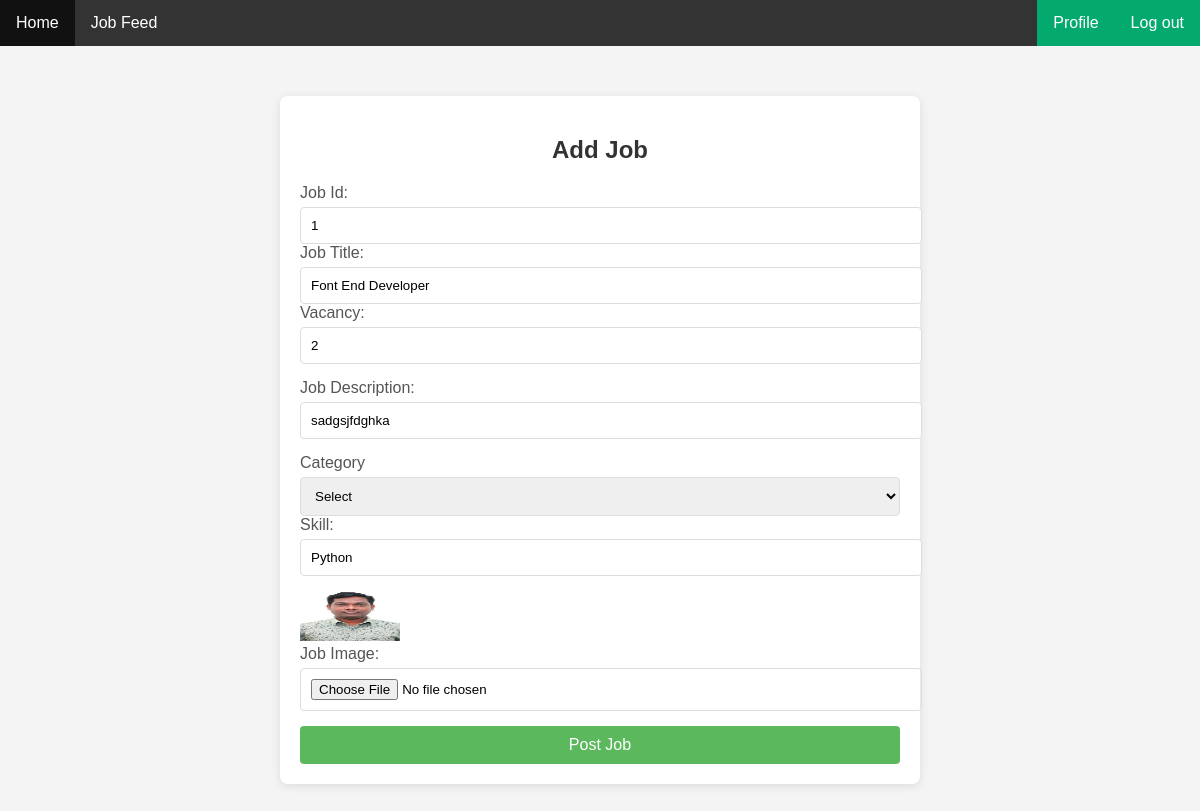
The page /editJob/1 on the database its author committed.
### myApp/models.py (models this page shows, shortened)
class JobModel(models.Model):
    JOB_TYPE_CHOICES=[
        ('full_time', 'Full Time'),
        ('part_time', 'Part Time'),
    ]
    user=models.ForeignKey(customUser,null=True,blank=True,on_delete=models.CASCADE)
    job_title = models.CharField(max_length=200, null=True, blank=True)
    vacancy = models.CharField(max_length=200, null=True, blank=True)
    job_description = models.TextField(null=True, blank=True)
    category = models.CharField(max_length=50, choices=JOB_TYPE_CHOICES, null=True, blank=True)
    skill = models.CharField(max_length=200, null=True, blank=True)
    image=models.ImageField(upload_to="Media/Pro_pic",null=True)

### myProject/views.py (the view)
# urls.py: path('editJob/<str:id>', editJob, name='editJob'),
def editJob(request,id):
    job=JobModel.objects.get(id=id)
    if request.method == 'POST':
        Id=request.POST.get('id')
        Job_title = request.POST.get('title')
        vacancy = request.POST.get('vacancy')
        description = request.POST.get('description')
        category = request.POST.get('category')
        skills = request.POST.get('skill')
        job_image = request.FILES.get('Job_Image')
        job = JobModel(
            id=id,
            user=request.user,
            job_title=Job_title,
            category=category,
            vacancy=vacancy,
            job_description=description,
            image=job_image,
            skill=skills,
        )
        job.save()
        return redirect("createdJob")
    else:
        messages.warning(request,"You are not Recruiter")
    context={
        'job':job
    }
    return render(request,"editJob.html",context)

### Template/editJob.html (shortened to what this page needs)
{% extends 'base.html' %}
{% block body %}
<!DOCTYPE html>
<html lang="en">
<head>
</head>
<body>
    <div class="container">
        <h2>Add Job</h2>
        <form action="" method="POST" enctype="multipart/form-data">
            <div class="form-grup">
                <label for="id">Job Id:</label>
                <input type="text" id="id" name="id" value="{{job.id}}">
            </div>
            <div class="form-grup">
                <label for="title">Job Title:</label>
                <input type="text" id="title" name="title" value="{{job.job_title}}">
            </div>
            <div class="form-group">
                <label for="vacancy">Vacancy:</label>
                <input type="text" id="vacancy" name="vacancy" value="{{job.vacancy}}">
            </div>
            <div class="form-group">
                <label for="description">Job Description:</label>
                <input type="text" id="description" name="description" value="{{job.job_description}}">
            </div>
            <label for="category">Category</label>
            <select id="category" name="category" value="{{job.category}}">
                <option value="">Select</option>
            </select>
            <div class="form-group">
                <label for="skill">Skill:</label>
                <input type="text" id="skill" name="skill" value="{{job.skill}}">
            </div>
            <img src="/{{job.image}}" alt="Image" height="50px" width="100px">
            <div class="form-group">
                <label for="Job_Image">Job Image:</label>
                <input type="file" id="Job_Image" name="Job_Image" accept="image/*">
            </div>
            <button type="submit">Post Job</button>
        </form>
    </div>
</body>
</html>
{% endblock body %}

### Template/editJob.html (style rules this page uses)
body { font-family: Arial, sans-serif; background-color: #f4f4f4; margin: 0; padding: 0; }
.container { max-width: 600px; margin: 50px auto; padding: 20px; background: #fff; border-radius: 8px; box-shadow: 0 2px 10px rgba(0, 0, 0, 0.1); }
h2 { text-align: center; color: #333; }
.form-group { margin-bottom: 15px; }
label { display: block; margin-bottom: 5px; color: #555; }
input[type="text"], input[type="number"], input[type="file"], textarea, select { width: 100%; padding: 10px; border: 1px solid #ddd; border-radius: 4px; }
button { width: 100%; padding: 10px; background-color: #5cb85c; border: none; border-radius: 4px; color: white; font-size: 16px; cursor: pointer; }

### rows shown on the page
JobModel: id "1", title "Font End Developer", vacancy "2", description "sadgsjfdghka", skill "Python", image (picture)
